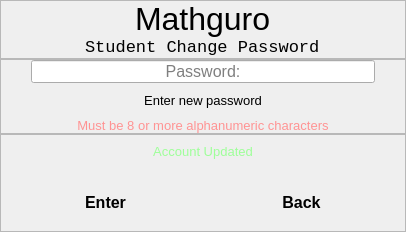
          <widget class="QWidget" name="page_3">
           <layout class="QVBoxLayout" name="verticalLayout_33">
            <property name="spacing">
             <number>0</number>
            </property>
            <property name="leftMargin">
             <number>0</number>
            </property>
            <property name="topMargin">
             <number>0</number>
            </property>
            <property name="rightMargin">
             <number>0</number>
            </property>
            <property name="bottomMargin">
             <number>0</number>
            </property>
            <item>
             <widget class="QFrame" name="frame_9">
              <property name="frameShape">
               <enum>QFrame::StyledPanel</enum>
              </property>
              <property name="frameShadow">
               <enum>QFrame::Raised</enum>
              </property>
              <layout class="QVBoxLayout" name="verticalLayout_32">
               <property name="spacing">
                <number>0</number>
               </property>
               <property name="leftMargin">
                <number>0</number>
               </property>
               <property name="topMargin">
                <number>0</number>
               </property>
               <property name="rightMargin">
                <number>0</number>
               </property>
               <property name="bottomMargin">
                <number>0</number>
               </property>
               <item alignment="Qt::AlignHCenter">
                <widget class="QLabel" name="label_11">
                 <property name="font">
                  <font>
                   <pointsize>24</pointsize>
                  </font>
                 </property>
                 <property name="text">
                  <string>Mathguro</string>
                 </property>
                </widget>
               </item>
               <item alignment="Qt::AlignHCenter">
                <widget class="QLabel" name="label_24">
                 <property name="font">
                  <font>
                   <family>Consolas</family>
                   <pointsize>13</pointsize>
                  </font>
                 </property>
                 <property name="text">
                  <string>Student Change Password</string>
                 </property>
                </widget>
               </item>
              </layout>
             </widget>
            </item>
            <item>
             <widget class="QFrame" name="frame_8">
              <property name="frameShape">
               <enum>QFrame::StyledPanel</enum>
              </property>
              <property name="frameShadow">
               <enum>QFrame::Raised</enum>
              </property>
              <layout class="QVBoxLayout" name="verticalLayout_30">
               <property name="spacing">
                <number>10</number>
               </property>
               <property name="leftMargin">
                <number>0</number>
               </property>
               <property name="topMargin">
                <number>0</number>
               </property>
               <property name="rightMargin">
                <number>0</number>
               </property>
               <property name="bottomMargin">
                <number>0</number>
               </property>
               <item>
                <widget class="QLineEdit" name="studChangePass_lineEdit">
                 <property name="font">
                  <font>
                   <pointsize>12</pointsize>
                  </font>
                 </property>
                 <property name="toolTip">
                  <string>Required*</string>
                 </property>
                 <property name="styleSheet">
                  <string notr="true">margin-left:30px;
margin-right:30px;</string>
                 </property>
                 <property name="text">
                  <string/>
                 </property>
                 <property name="echoMode">
                  <enum>QLineEdit::Password</enum>
                 </property>
                 <property name="alignment">
                  <set>Qt::AlignCenter</set>
                 </property>
                 <property name="placeholderText">
                  <string>Password:</string>
                 </property>
                </widget>
               </item>
               <item>
                <widget class="QLabel" name="label_10">
                 <property name="font">
                  <font>
                   <pointsize>8</pointsize>
                  </font>
                 </property>
                 <property name="text">
                  <string>&lt;html&gt;&lt;head/&gt;&lt;body&gt;&lt;p align=&quot;center&quot;&gt;&lt;span style=&quot; font-size:10pt;&quot;&gt;Enter new password&lt;/span&gt;&lt;/p&gt;&lt;/body&gt;&lt;/html&gt;</string>
                 </property>
                 <property name="textFormat">
                  <enum>Qt::RichText</enum>
                 </property>
                </widget>
               </item>
               <item>
                <widget class="QWidget" name="warningStudPass" native="true">
                 <layout class="QVBoxLayout" name="verticalLayout_31">
                  <property name="spacing">
                   <number>0</number>
                  </property>
                  <property name="leftMargin">
                   <number>0</number>
                  </property>
                  <property name="topMargin">
                   <number>0</number>
                  </property>
                  <property name="rightMargin">
                   <number>0</number>
                  </property>
                  <property name="bottomMargin">
                   <number>0</number>
                  </property>
                  <item>
                   <widget class="QLabel" name="label_23">
                    <property name="font">
                     <font>
                      <family>MS Shell Dlg 2</family>
                      <pointsize>10</pointsize>
                     </font>
                    </property>
                    <property name="text">
                     <string>&lt;html&gt;&lt;head/&gt;&lt;body&gt;&lt;p&gt;&lt;span style=&quot; color:#ff9393;&quot;&gt;Must be 8 or more alphanumeric characters&lt;/span&gt;&lt;/p&gt;&lt;/body&gt;&lt;/html&gt;</string>
                    </property>
                    <property name="textFormat">
                     <enum>Qt::RichText</enum>
                    </property>
                    <property name="alignment">
                     <set>Qt::AlignCenter</set>
                    </property>
                   </widget>
                  </item>
                 </layout>
                </widget>
               </item>
              </layout>
             </widget>
            </item>
            <item>
             <widget class="QFrame" name="frame_7">
              <property name="frameShape">
               <enum>QFrame::StyledPanel</enum>
              </property>
              <property name="frameShadow">
               <enum>QFrame::Raised</enum>
              </property>
              <layout class="QVBoxLayout" name="verticalLayout_14">
               <property name="spacing">
                <number>6</number>
               </property>
               <property name="leftMargin">
                <number>0</number>
               </property>
               <property name="topMargin">
                <number>0</number>
               </property>
               <property name="rightMargin">
                <number>0</number>
               </property>
               <property name="bottomMargin">
                <number>0</number>
               </property>
               <item alignment="Qt::AlignVCenter">
                <widget class="QWidget" name="studWarnPassContainer" native="true">
                 <layout class="QVBoxLayout" name="verticalLayout_27">
                  <property name="spacing">
                   <number>0</number>
                  </property>
                  <property name="leftMargin">
                   <number>0</number>
                  </property>
                  <property name="topMargin">
                   <number>0</number>
                  </property>
                  <property name="rightMargin">
                   <number>0</number>
                  </property>
                  <property name="bottomMargin">
                   <number>0</number>
                  </property>
                  <item>
                   <widget class="QStackedWidget" name="studWarnPassSubContainer">
                    <property name="currentIndex">
                     <number>1</number>
                    </property>
                    <widget class="QWidget" name="page_11">
                     <layout class="QVBoxLayout" name="verticalLayout_28">
                      <item>
                       <widget class="QLabel" name="label_21">
                        <property name="font">
                         <font>
                          <family>MS Shell Dlg 2</family>
                          <pointsize>10</pointsize>
                         </font>
                        </property>
                        <property name="text">
                         <string>&lt;html&gt;&lt;head/&gt;&lt;body&gt;&lt;p&gt;&lt;span style=&quot; color:#ff9393;&quot;&gt;Please enter the required information&lt;/span&gt;&lt;/p&gt;&lt;/body&gt;&lt;/html&gt;</string>
                        </property>
                        <property name="textFormat">
                         <enum>Qt::RichText</enum>
                        </property>
                        <property name="alignment">
                         <set>Qt::AlignCenter</set>
                        </property>
                       </widget>
                      </item>
                     </layout>
                    </widget>
                    <widget class="QWidget" name="page_12">
                     <layout class="QVBoxLayout" name="verticalLayout_29">
                      <item>
                       <widget class="QLabel" name="label_22">
                        <property name="font">
                         <font>
                          <family>MS Shell Dlg 2</family>
                          <pointsize>10</pointsize>
                         </font>
                        </property>
                        <property name="text">
                         <string>&lt;html&gt;&lt;head/&gt;&lt;body&gt;&lt;p&gt;&lt;span style=&quot; color:#9eff99;&quot;&gt;Account Updated&lt;/span&gt;&lt;/p&gt;&lt;/body&gt;&lt;/html&gt;</string>
                        </property>
                        <property name="textFormat">
                         <enum>Qt::RichText</enum>
                        </property>
                        <property name="alignment">
                         <set>Qt::AlignCenter</set>
                        </property>
                       </widget>
                      </item>
                     </layout>
                    </widget>
                   </widget>
                  </item>
                 </layout>
                </widget>
               </item>
               <item>
                <widget class="QWidget" name="widget_18" native="true">
                 <layout class="QHBoxLayout" name="horizontalLayout_5">
                  <item>
                   <widget class="QPushButton" name="studChangePass_Button">
                    <property name="font">
                     <font>
                      <pointsize>12</pointsize>
                      <weight>75</weight>
                      <bold>true</bold>
                     </font>
                    </property>
                    <property name="styleSheet">
                     <string notr="true">	padding: 10px 25px;
	border-top-left-radius: 10px;
	border-bottom-left-radius: 10px;
	margin-left: 50px;
	margin-right:50px;

</string>
                    </property>
                    <property name="text">
                     <string>Enter</string>
                    </property>
                   </widget>
                  </item>
                  <item>
                   <widget class="QPushButton" name="backButton_4">
                    <property name="font">
                     <font>
                      <pointsize>12</pointsize>
                      <weight>75</weight>
                      <bold>true</bold>
                     </font>
                    </property>
                    <property name="styleSheet">
                     <string notr="true">	padding: 10px 25px;
	border-top-left-radius: 10px;
	border-bottom-left-radius: 10px;
	margin-left: 50px;
	margin-right:50px;

</string>
                    </property>
                    <property name="text">
                     <string>Back</string>
                    </property>
                   </widget>
                  </item>
                 </layout>
                </widget>
               </item>
              </layout>
             </widget>
            </item>
           </layout>
          </widget>
